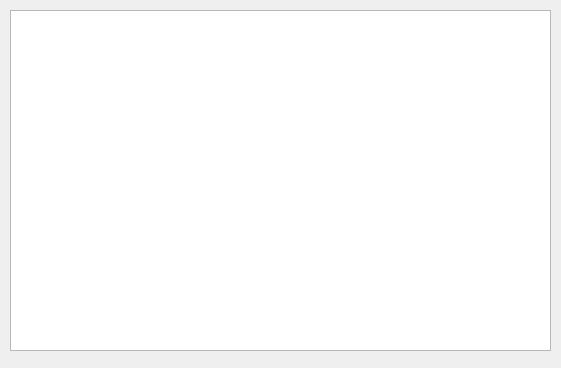
<?xml version="1.0" encoding="UTF-8"?>
<ui version="4.0">
 <class>Widget</class>
 <widget class="QWidget" name="Widget">
  <property name="geometry">
   <rect>
    <x>0</x>
    <y>0</y>
    <width>561</width>
    <height>368</height>
   </rect>
  </property>
  <property name="windowTitle">
   <string>ListWidgets控件测试</string>
  </property>
  <widget class="QListWidget" name="listWidget">
   <property name="geometry">
    <rect>
     <x>10</x>
     <y>10</y>
     <width>541</width>
     <height>341</height>
    </rect>
   </property>
  </widget>
 </widget>
 <resources/>
 <connections/>
</ui>
